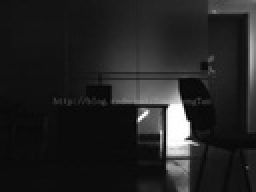
%> input picture 3/src/office.jpg, 128 x 96 px, shrunk from 293 x 220 before the run (shown 2 times larger)
$ octave test.m   (GNU Octave 9; MATLAB toolbox functions it lacks are replaced by stand-ins)
%> lines starting %> are read from the running program, lines starting %| are printed output that depends on the picture
### 3/code/Homo_filter.m
function[g] = Homo_filter(img, D0, h, l, C)

[M, N] = size(img);
f = zeros(2*M, 2*N);

%1.中心变换+ log
for i = 1:M
    for j = 1:N
       f(i,j) = log(double(img(i,j)) + 1)*(-1)^(i+j);
    end
end

%2. DFT
F = fft2(f);

%parameters
D0_2 = D0^2;
r = h - l;
%3. homo filt func
G = zeros(2*M, 2*N);
for u = 1:2*M
    for v = 1:2*N
        k = ((u-(M+1))^2 + (v-(N+1))^2) / D0_2;
        H = r * (1 - exp((-C) * k))+ l;
        G(u,v) = F(u,v) * H;
    end
end

%5. 得到4结果的实部
G = real(ifft2(G));
g = zeros(M, N);
%反中心化处理
for i = 1:M
    for j = 1:N
       g(i,j) = exp(G(i,j)*(-1)^(i+j)) - 1;
    end
end

%归一化
max_data = max(g(:));
min_data = min(g(:));
range = max_data - min_data;
for i = 1 : M
    for j = 1 : N
        g(i,j) = uint8(255 * (g(i, j)-min_data) / range);
    end
end

g = uint8(g);

### 3/code/Butterworth_high_pass_filter.m
function[g] = Butterworth_high_pass_filter(img, D0)
[M, N] = size(img);
f = zeros(2*M, 2*N);
%1.中心变换
for i = 1:M
    for j = 1:N
       f(i,j) = double(img(i,j))*(-1)^(i+j);
    end
end
%2. DFT
F = fft2(f);

D0_2 = D0^2;
%3. filt
G = zeros(2*M, 2*N);
for u = 1:2*M
    for v = 1:2*N
       %计算u,v点的H
       H = 1 / (1 + D0_2/((u-(M+1))^2 + (v-(N+1))^2));
       G(u,v) = F(u,v) * H;
    end
end

%4. inv-DFT  %5. 得到4结果的实部
G = real(ifft2(G));

%6. 用(-1)^{x+y}乘上5的结果。进行反中心化处理
g = zeros(M, N);
for i = 1:M
    for j = 1:N
       g(i,j) = G(i,j)*((-1)^(i+j));
    end
end
g = uint8(g);

### 3/code/test.m

img = rgb2gray(imread('../src/office.jpg'));
%> img: size 96x128 uint8; min 1, max 255, mean 34.8
[M, N] = size(img);
%> M = 96; N = 128
g = zeros(M, N);
h = 2;
l = 0.25;
C = 1;
for i = 1:10
    D0 = i*100;
    g = Homo_filter(img, D0, h, l, C);
    path = ['../result/homo', int2str(D0), '.jpg'];
    imwrite(g, path, 'jpg')
end
%> this loop made 10 passes
%> pass 1, `g = Homo_filter(img, D0, h, l, C);`:
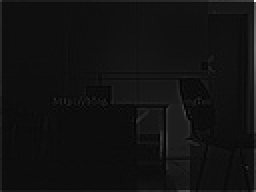
%> g: size 96x128 uint8 (shown 2 times larger); min 0, max 255, mean 17.4
%> pass 2, `g = Homo_filter(img, D0, h, l, C);`:
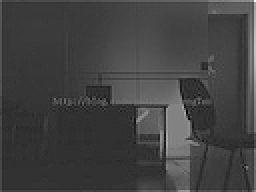
%> g: size 96x128 uint8 (shown 2 times larger); min 0, max 255, mean 65.9
%> pass 3, `g = Homo_filter(img, D0, h, l, C);`:
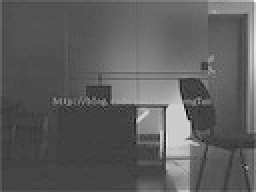
%> g: size 96x128 uint8 (shown 2 times larger); min 0, max 255, mean 93.6

bwh = Butterworth_high_pass_filter(img, 0.001);
%> after the loop in Butterworth_high_pass_filter, `for i = 1:M`:
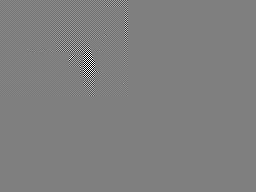
%> f: size 192x256 double; min -255, max 255, mean 0; drawn with min black and max white

imwrite(bwh, '../result/BwH.jpg', 'jpg');
imshow(bwh);
